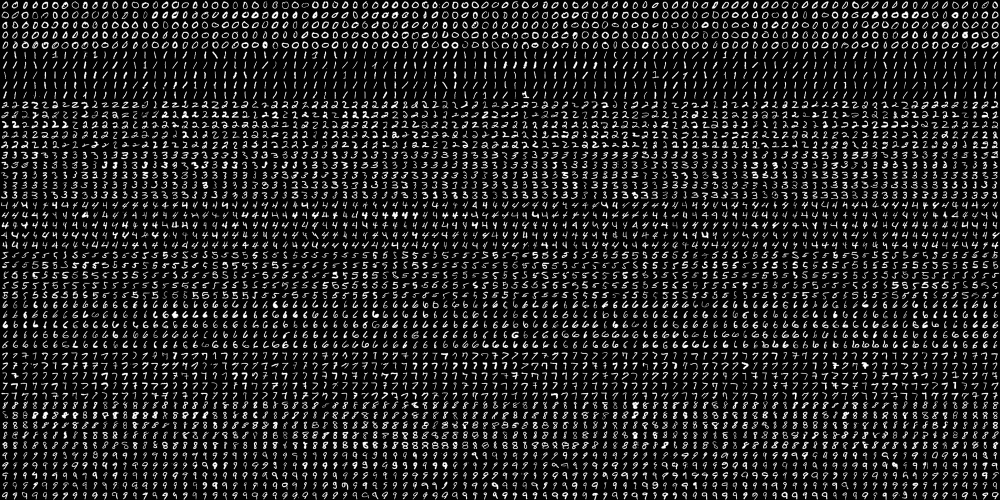
#> input picture digits.png, 2000 x 1000 px (shown at 1/2 size)
$ jupyter execute presentation.ipynb
#> lines starting #> are read from the running program, lines starting #| are printed output that depends on the picture; after the words box and inside, x2 and y2 are one past the last pixel; in counts of white or black regions, pixels touching at a corner belong together
## Reconhecimento de digito manuscrito

### Preparação dos dados, treino e validação

[cell 1]
import numpy as np
import cv2

# Carregar e processar a imagem dos dígitos
image = cv2.imread('digits.png')
#> image is the input picture: shape (1000, 2000, 3); min 0, max 255, mean 33.8
gray = cv2.cvtColor(image, cv2.COLOR_BGR2GRAY)
small = cv2.pyrDown(image)
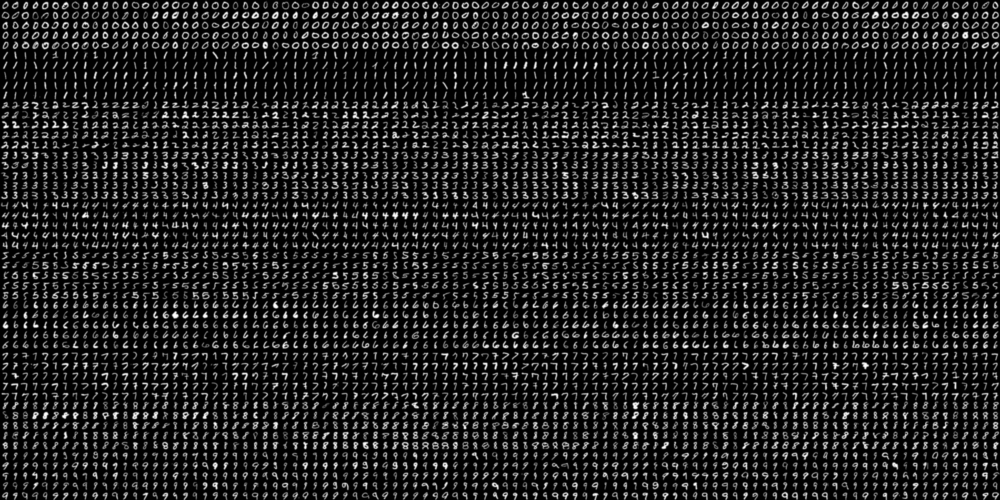
#> small: shape (500, 1000, 3); min 0, max 253, mean 33.8

# Exibir a imagem redimensionada
cv2.imshow('Digits Image', small)
cv2.waitKey(0)
cv2.destroyAllWindows()

# Dividir a imagem em 5000 células, cada uma de 20x20 pixels
# Isso resulta em um array 4D de tamanho 50 x 100 x 20 x 20
cells = [np.hsplit(row, 100) for row in np.vsplit(gray, 50)]
#> cells = 50 items

cv2.imshow("digit", cells[0][0])
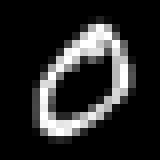
#> window 'digit': shape (20, 20) (shown 8 times larger); min 0, max 255, mean 40.1
cv2.waitKey(0)
cv2.destroyAllWindows()

# Converter a lista para um array numpy com forma (50,100,20,20)
x = np.array(cells)
print("The shape of our cells array: " + str(x.shape))
#| The shape of our cells array: (50, 100, 20, 20)

# Dividir o conjunto de dados em dois segmentos
# Um para treinamento e outro para teste
train = x[:, :70].reshape(-1, 400).astype(np.float32)  # Tamanho = (3500, 400)
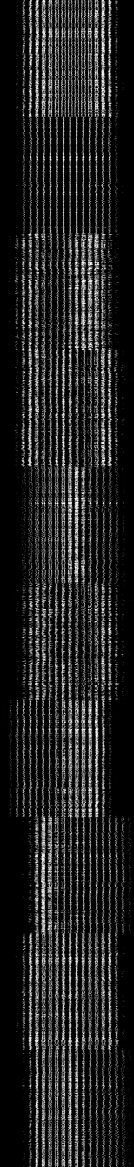
#> train: shape (3500, 400) float32 (shown at 1/3 size); min 0, max 255, mean 33.8
test = x[:, 70:100].reshape(-1, 400).astype(np.float32)  # Tamanho = (1500, 400)
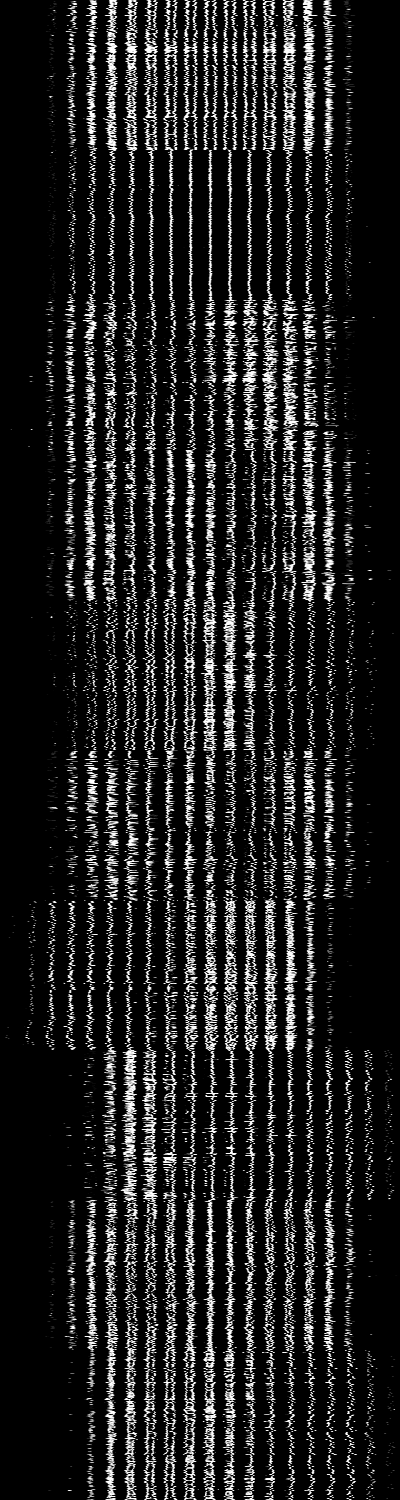
#> test: shape (1500, 400) float32; min 0, max 255, mean 33.8

# Criar labels para os dados de treino e teste
k = [0, 1, 2, 3, 4, 5, 6, 7, 8, 9]
train_labels = np.repeat(k, 350)[:, np.newaxis]
test_labels = np.repeat(k, 150)[:, np.newaxis]

# Iniciar kNN, treinar os dados e testar com o conjunto de teste para k=3
knn = cv2.ml.KNearest_create()
knn.train(train, cv2.ml.ROW_SAMPLE, train_labels)
ret, result, neighbors, distance = knn.findNearest(test, k=3)
#> ret = 0; result = 1500 values, max 9 at index 546, min 0 at index 0, mean 4.46; neighbors = 1500 rows, first 8: [0, 0, 0], [0, 0, 0], [0, 0, 0], [0, 0, 0], [0, 0, 0], [0, 0, 0], [0, 0, 0], [0, 0, 0]; distance = 1500 rows, first 8: [771799, 787246, 821341], [916008, 1053323, 1083589], [452262, 472470, 523199], [699510, 717288, 728714], [506154, 571763, 631203], [630256, 699302, 711550], [688307, 697413, 722577], [629131, 681500, 744434]

# Verificar a acurácia da classificação
matches = result == test_labels
correct = np.count_nonzero(matches)
#> correct = 1402
accuracy = correct * (100.0 / result.size)
#> accuracy = 93.47
print("Accuracy is = %.2f" % accuracy + "%")
#| Accuracy is = 93.47%

### Definindo funções úteis

[cell 2]
# Função para obter a coordenada x do centróide de um contorno
def x_cord_contour(contour):
    if cv2.contourArea(contour) > 10:
        M = cv2.moments(contour)
        if M['m00'] != 0:
            return int(M['m10'] / M['m00'])
    return 0

# Função para transformar a imagem em um quadrado, adicionando bordas pretas
def makeSquare(not_square):
    BLACK = [0, 0, 0]
    height, width = not_square.shape[:2]

    if height == width:
        return not_square

    max_dim = max(height, width)
    padding_vert = (max_dim - height) // 2
    padding_horz = (max_dim - width) // 2

    square_img = cv2.copyMakeBorder(
        not_square,
        padding_vert, padding_vert, padding_horz, padding_horz,
        cv2.BORDER_CONSTANT, value=BLACK
    )

    return square_img

# Função para redimensionar a imagem para um tamanho específico
def resize_to_pixel(dimensions, image):
    buffer_pix = 4
    dimensions -= buffer_pix

    r = float(dimensions) / image.shape[1]
    new_dim = (dimensions, int(image.shape[0] * r))

    resized = cv2.resize(image, new_dim, interpolation=cv2.INTER_AREA)

    height_r, width_r = resized.shape[:2]
    BLACK = [0, 0, 0]

    # Padroniza o tamanho final da imagem
    if height_r != width_r:
        diff = abs(height_r - width_r)
        if height_r > width_r:
            resized = cv2.copyMakeBorder(resized, 0, 0, diff // 2, diff // 2, cv2.BORDER_CONSTANT, value=BLACK)
        else:
            resized = cv2.copyMakeBorder(resized, diff // 2, diff // 2, 0, 0, cv2.BORDER_CONSTANT, value=BLACK)

    # Adiciona bordas extras para garantir o tamanho adequado
    ReSizedImg = cv2.copyMakeBorder(resized, 2, 2, 2, 2, cv2.BORDER_CONSTANT, value=BLACK)

    return ReSizedImg

### Carregando uma nova imagem, preprocessando ela e reconhecendo os dígitos

[cell 3]
# Carregar a imagem
image = cv2.imread('numbers.jpg')
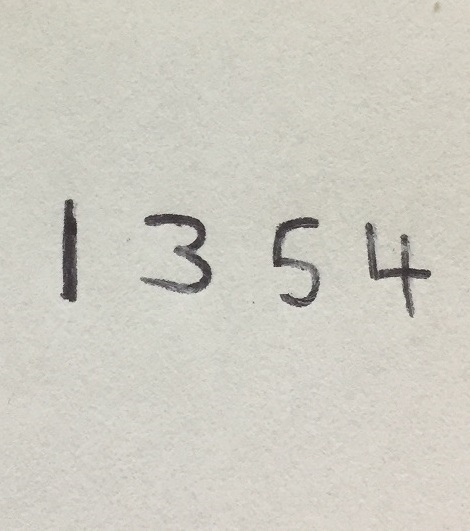
#> input picture numbers.jpg, 470 x 531 px
#> image is the input picture: shape (531, 470, 3); mean B, G, R 194.6, 204.2, 206.4
gray = cv2.cvtColor(image, cv2.COLOR_BGR2GRAY)
#> gray: shape (531, 470)

# Mostrar as imagens original e em escala de cinza
cv2.imshow("image", image)
cv2.imshow("gray", gray)
cv2.waitKey(0)
cv2.destroyAllWindows()

# Desfocar a imagem e encontrar as bordas usando Canny
blurred = cv2.GaussianBlur(gray, (5, 5), 0)
cv2.imshow("blurred", blurred)
cv2.waitKey(0)
cv2.destroyAllWindows()

edged = cv2.Canny(blurred, 30, 150)
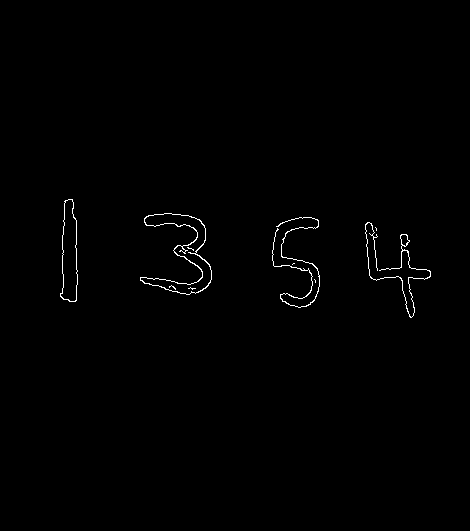
#> edged: shape (531, 470); 0.62% white in thin lines or dots, all inside (x1, y1, x2, y2) = (60, 199, 431, 318)
cv2.imshow("edged", edged)
cv2.waitKey(0)
cv2.destroyAllWindows()

# Encontrar contornos
contours, _ = cv2.findContours(edged.copy(), cv2.RETR_EXTERNAL, cv2.CHAIN_APPROX_SIMPLE)
#> contours = 7 contours, 3 with area under 20; largest, box (x1, y1, x2, y2) and area: (140, 213, 212, 295) 1884, (60, 199, 78, 302) 1286, (365, 222, 431, 318) 101, (272, 217, 320, 308) 52

# Ordenar contornos
contours = sorted(contours, key=x_cord_contour, reverse=False)

# Criar um array vazio para armazenar o número completo
full_number = []

# Loop sobre os contornos
for c in contours:
    (x, y, w, h) = cv2.boundingRect(c)

    if w >= 5 and h >= 25:
        roi = blurred[y:y + h, x:x + w]
        ret, roi = cv2.threshold(roi, 127, 255, cv2.THRESH_BINARY_INV)
        cv2.imshow("threshold", roi)
        squared = makeSquare(roi)
        final = resize_to_pixel(20, squared)
        cv2.imshow("final", final)

        if final.shape[0] == 20 and final.shape[1] == 20:
            final_array = final.reshape((1, 400)).astype(np.float32)
            # Usar findNearest
            ret, result, neighbors, dist = knn.findNearest(final_array, k=1)

            # Extraindo o valor do resultado corretamente
            number = str(int(result[0].item()))
            full_number.append(number)

            # Desenhar um retângulo ao redor do dígito
            cv2.rectangle(image, (x, y), (x + w, y + h), (0, 0, 255), 2)
            cv2.putText(image, number, (x, y + 155), cv2.FONT_HERSHEY_COMPLEX, 2, (255, 0, 0), 2)
            cv2.imshow("image", image)
            cv2.waitKey(0)
        else:
            print(f"Dimensões inesperadas para a ROI: {final.shape}")
#> this loop made 7 passes
#> (x, y, w, h, height in makeSquare, width in makeSquare, max_dim in makeSquare, padding_horz in makeSquare) on passes 4 to 7: (60, 199, 18, 103, 103, 18, 103, 42), (140, 213, 72, 82, 82, 72, 82, 5), (272, 217, 48, 91, 91, 48, 91, 21), (365, 222, 66, 96, 96, 66, 96, 15)
#> (c, x, y, w, h) on passes 1 to 3: ([[314, 279], [315, 280], [315, 282], [315, 280]], 314, 279, 2, 4), ([[293, 263], [292, 264], [293, 263], [294, 263]], 292, 263, 3, 2), ([[375, 227], [376, 228], [376, 230], [376, 228]], 375, 227, 2, 4)
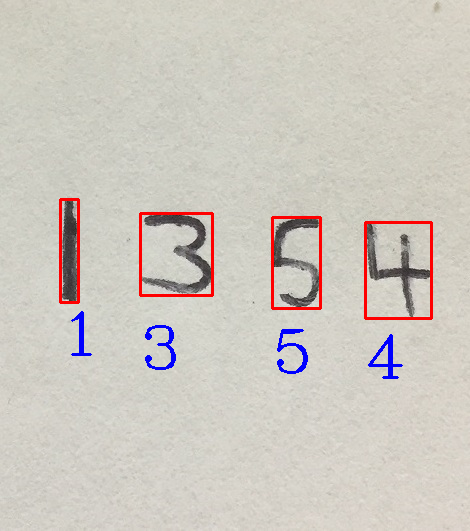
#> image: shape (531, 470, 3); 2.03% of pixels changed, all inside (x1, y1, x2, y2) = (59, 198, 433, 379)
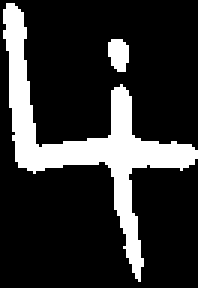
#> roi: shape (96, 66) (shown 3 times larger); 19% white; 2 white regions, box (x1, y1, x2, y2) and area: (1, 1, 66, 94) 1142, (36, 13, 43, 24) 62
#> after the loop, full_number = ['1', '3', '5', '4']

cv2.destroyAllWindows()
print("The number is: " + ''.join(full_number))
#| The number is: 1354
